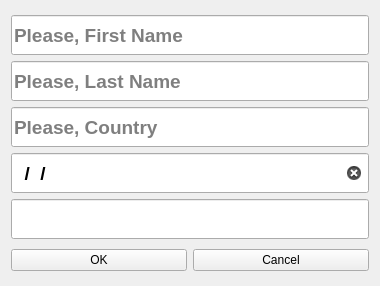
<?xml version="1.0" encoding="UTF-8"?>
<ui version="4.0">
 <class>Widget</class>
 <widget class="QWidget" name="Widget">
  <property name="geometry">
   <rect>
    <x>0</x>
    <y>0</y>
    <width>380</width>
    <height>286</height>
   </rect>
  </property>
  <property name="windowTitle">
   <string>Widget</string>
  </property>
  <layout class="QVBoxLayout" name="verticalLayout_2">
   <item>
    <layout class="QVBoxLayout" name="verticalLayout">
     <item>
      <widget class="QLineEdit" name="lineEditFirstName">
       <property name="minimumSize">
        <size>
         <width>250</width>
         <height>40</height>
        </size>
       </property>
       <property name="font">
        <font>
         <pointsize>14</pointsize>
         <bold>true</bold>
        </font>
       </property>
       <property name="placeholderText">
        <string>Please, First Name</string>
       </property>
       <property name="clearButtonEnabled">
        <bool>true</bool>
       </property>
      </widget>
     </item>
     <item>
      <widget class="QLineEdit" name="lineEditLastName">
       <property name="minimumSize">
        <size>
         <width>250</width>
         <height>40</height>
        </size>
       </property>
       <property name="font">
        <font>
         <pointsize>14</pointsize>
         <bold>true</bold>
        </font>
       </property>
       <property name="placeholderText">
        <string>Please, Last Name</string>
       </property>
       <property name="clearButtonEnabled">
        <bool>true</bool>
       </property>
      </widget>
     </item>
     <item>
      <widget class="QLineEdit" name="lineEditCountry">
       <property name="minimumSize">
        <size>
         <width>250</width>
         <height>40</height>
        </size>
       </property>
       <property name="font">
        <font>
         <pointsize>14</pointsize>
         <bold>true</bold>
        </font>
       </property>
       <property name="placeholderText">
        <string>Please, Country</string>
       </property>
       <property name="clearButtonEnabled">
        <bool>true</bool>
       </property>
      </widget>
     </item>
     <item>
      <widget class="QLineEdit" name="lineEditBirthday">
       <property name="minimumSize">
        <size>
         <width>250</width>
         <height>40</height>
        </size>
       </property>
       <property name="font">
        <font>
         <pointsize>14</pointsize>
         <bold>true</bold>
        </font>
       </property>
       <property name="inputMask">
        <string>00/00/0000</string>
       </property>
       <property name="clearButtonEnabled">
        <bool>true</bool>
       </property>
      </widget>
     </item>
     <item>
      <widget class="QLineEdit" name="lineEditPassword">
       <property name="minimumSize">
        <size>
         <width>250</width>
         <height>40</height>
        </size>
       </property>
       <property name="font">
        <font>
         <pointsize>14</pointsize>
         <bold>true</bold>
        </font>
       </property>
       <property name="echoMode">
        <enum>QLineEdit::Password</enum>
       </property>
       <property name="clearButtonEnabled">
        <bool>true</bool>
       </property>
      </widget>
     </item>
    </layout>
   </item>
   <item>
    <layout class="QHBoxLayout" name="horizontalLayout">
     <item>
      <widget class="QPushButton" name="pushButton">
       <property name="text">
        <string>OK</string>
       </property>
      </widget>
     </item>
     <item>
      <widget class="QPushButton" name="pushButton_2">
       <property name="text">
        <string>Cancel</string>
       </property>
      </widget>
     </item>
    </layout>
   </item>
  </layout>
 </widget>
 <resources/>
 <connections/>
</ui>
